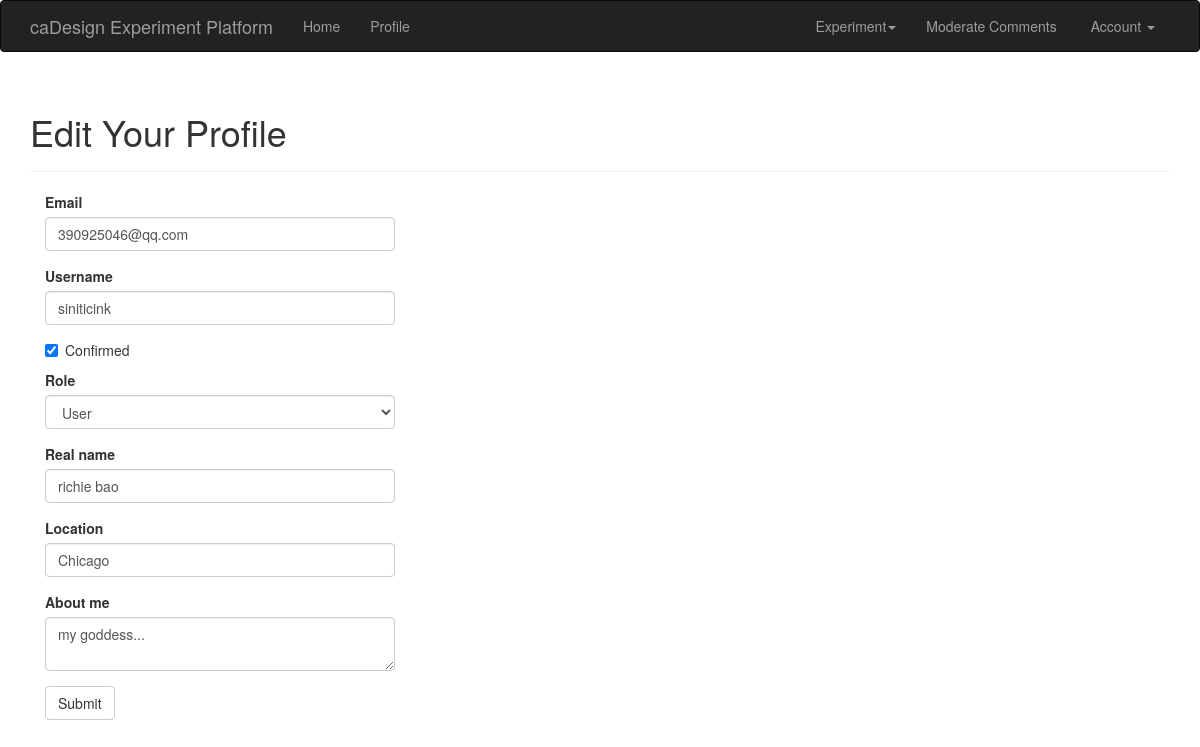
The page /edit-profile/2 (signed in) on the database its author committed.
### app/models.py (models this page shows, shortened)
class User(UserMixin,db.Model):
    __tablename__ = 'users'
    id = db.Column(db.Integer, primary_key=True)
    email = db.Column(db.String(64), unique=True, index=True)
    username = db.Column(db.String(64), unique=True, index=True)
    role_id = db.Column(db.Integer, db.ForeignKey('roles.id'))
    password_hash = db.Column(db.String(128))
    confirmed = db.Column(db.Boolean, default=False)
    name = db.Column(db.String(64))
    location = db.Column(db.String(64))
    about_me = db.Column(db.Text())
    member_since = db.Column(db.DateTime(), default=datetime.utcnow)
    last_seen = db.Column(db.DateTime(), default=datetime.utcnow)
    avatar_hash = db.Column(db.String(32))
    posts = db.relationship('Post', backref='author', lazy='dynamic')
    followed = db.relationship('Follow',
                               foreign_keys=[Follow.follower_id],
                               backref=db.backref('follower', lazy='joined'),
                               lazy='dynamic',
                               cascade='all, delete-orphan')
    followers = db.relationship('Follow',
                                foreign_keys=[Follow.followed_id],
                                backref=db.backref('followed', lazy='joined'),
                                lazy='dynamic',
                                cascade='all, delete-orphan')
    comments = db.relationship('Comment', backref='author', lazy='dynamic')
    @property
    def password(self):
        raise AttributeError('password is not a readable attribute')
    def can(self, perm):
        return self.role is not None and self.role.has_permission(perm)
    def ping(self):
        self.last_seen = datetime.utcnow()
        db.session.add(self)
        db.session.commit() #notice

### app/main/views.py (the view, shortened to what this page needs)
@main.route('/edit-profile/<int:id>', methods=['GET', 'POST'])
@login_required
@admin_required
def edit_profile_admin(id):
    user = User.query.get_or_404(id)
    form = EditProfileAdminForm(user=user)
    form.email.data = user.email
    form.username.data = user.username
    form.confirmed.data = user.confirmed
    form.role.data = user.role_id
    form.name.data = user.name
    form.location.data = user.location
    form.about_me.data = user.about_me
    return render_template('edit_profile.html', form=form, user=user)

### app/main/forms.py (shortened to what this page needs)
class EditProfileAdminForm(FlaskForm):
    email = StringField('Email', validators=[DataRequired(), Length(1, 64),
                                             Email()])
    username = StringField('Username', validators=[
        DataRequired(), Length(1, 64),
        Regexp('^[A-Za-z][A-Za-z0-9_.]*$', 0,
               'Usernames must have only letters, numbers, dots or '
               'underscores')])
    confirmed = BooleanField('Confirmed')
    role = SelectField('Role', coerce=int)
    name = StringField('Real name', validators=[Length(0, 64)])
    location = StringField('Location', validators=[Length(0, 64)])
    about_me = TextAreaField('About me')
    submit = SubmitField('Submit')
    def __init__(self, user, *args, **kwargs):
        super(EditProfileAdminForm, self).__init__(*args, **kwargs)
        self.role.choices = [(role.id, role.name)
                             for role in Role.query.order_by(Role.name).all()]
        self.user = user

### app/auth/views.py (called while the page is built)
@auth.before_app_request
def before_request():
    if current_user.is_authenticated:
        current_user.ping()
        if not current_user.confirmed \
                and request.endpoint \
                and request.blueprint != 'auth' \
                and request.endpoint != 'static':
            return redirect(url_for('auth.unconfirmed'))

### app/main/__init__.py (called while the page is built)
@main.app_context_processor
def inject_permissions():
    return dict(Permission=Permission)

### app/main/views.py (called while the page is built)
@main.after_app_request
def after_request(response):
    for query in get_debug_queries():
        if query.duration >= current_app.config['FLASKY_SLOW_DB_QUERY_TIME']:
            current_app.logger.warning(
                'Slow query: %s\nParameters: %s\nDuration: %fs\nContext: %s\n'
                % (query.statement, query.parameters, query.duration,
                   query.context))
    return response

### app/models.py (called while the page is built)
@login_manager.user_loader
def load_user(user_id):
    return User.query.get(int(user_id))

    def has_permission(self, perm):
        return self.permissions & perm == perm

### app/templates/edit_profile.html (shortened to what this page needs)
{% extends "base.html" %}
{% import "bootstrap/wtf.html" as wtf %}
{% block page_content %}
<div class="page-header">
    <h1>Edit Your Profile</h1>
</div>
<div class="col-md-4">
    {{ wtf.quick_form(form) }}
</div>
{% endblock %}

### rows shown on the page
User: email "390925046@qq.com", username "siniticink", confirmed "☑", role "User", name "richie bao", location "Chicago", about_me "my goddess..."
